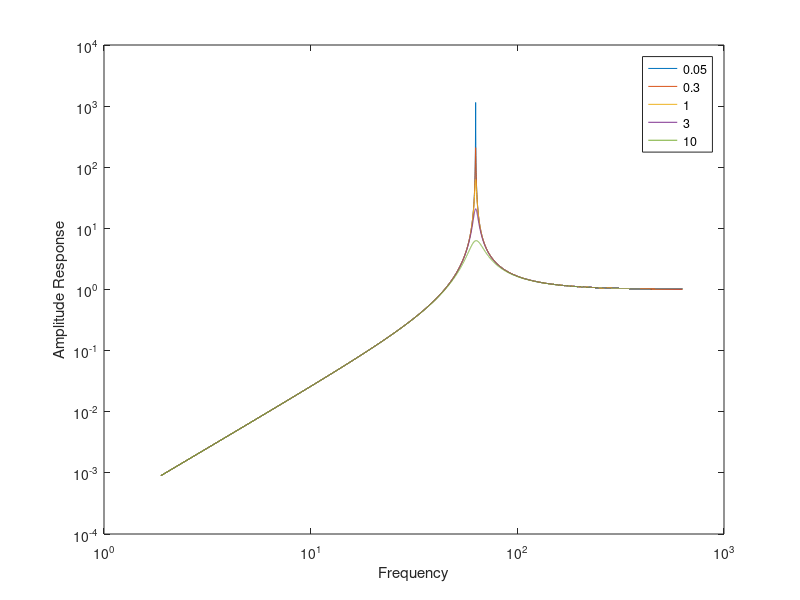
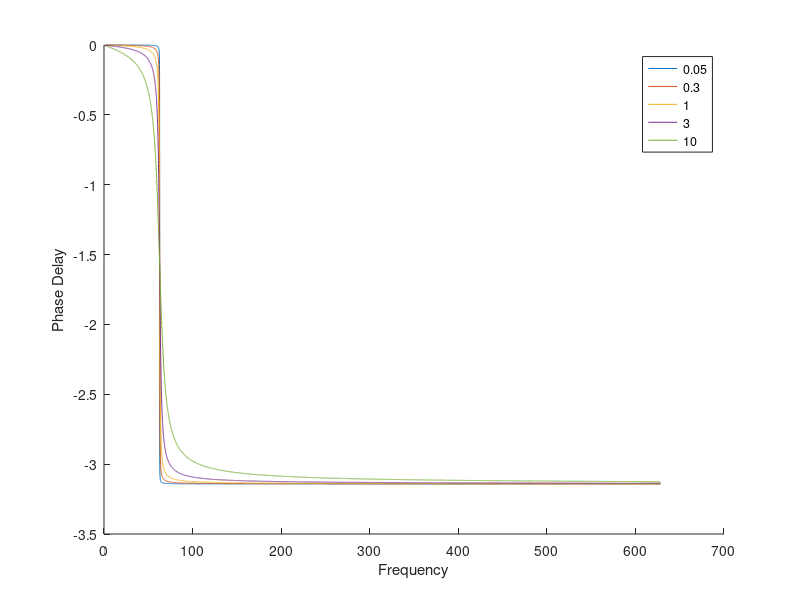
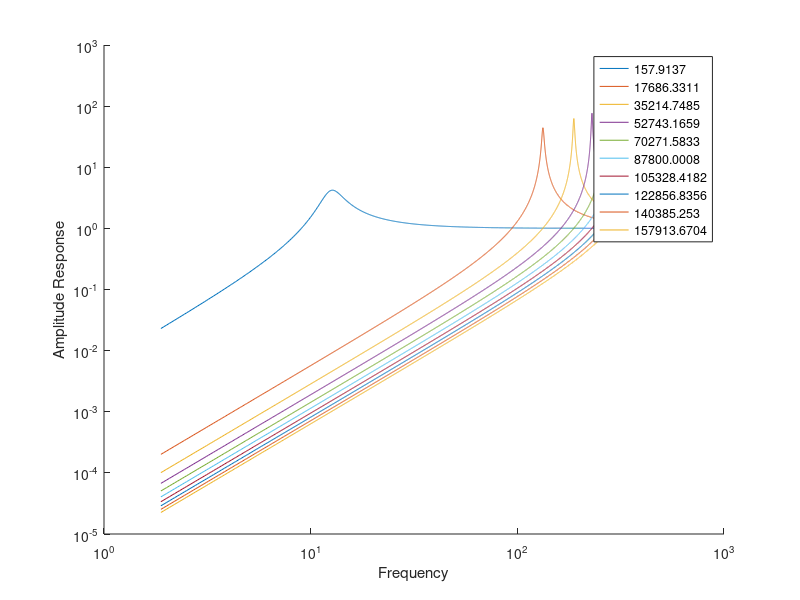
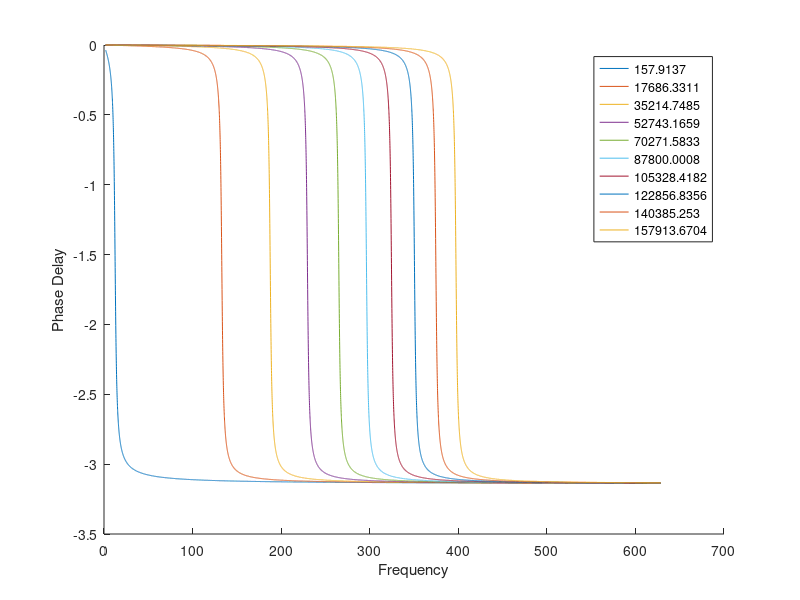

These figures' MATLAB source, in order:
%MP2 for GEOL647

clear;
clearvars;
%hello

%q1.4
freq = linspace(0.3,100,10000);
w = 2*pi*freq;


%q1.5
k_M = 400*pi^2;
D_M = 0.05;
ARF = w.^2 ./ (sqrt((k_M - w.^2) .^ 2 + (D_M .* w) .^ 2));
plot(w,ARF,'DisplayName',num2str(D_M))
xlabel('Frequency');ylabel('Amplitude Response')
%The seismometer is most sensitive at about 63 rad^-1, or 10 Hz

%q1.6
set(gca,'xscale','log','yscale','log')
%The sensitivity of the seismometer below the resonant is higher than the sensitivity above the resonant frequency.

%q1.7
hold on;
for i = [0.3,1,3,10]
    ARF = w.^2 ./ (sqrt((k_M - w.^2) .^ 2 + (i .* w) .^ 2));
    plot(w,ARF,'DisplayName',num2str(i))
end

legend

%As D/M increases, the overshoot in the ARF at the resonant frequency is decreased.

%q1.8
figure;
xlabel('Frequency');ylabel('Phase Delay')
hold on;
for i = [0.05,0.3,1,3,10]
    PD = atan2(-w .* i,k_M - w .^ 2);
    plot(w,PD,'DisplayName',num2str(i))
end

legend
%Damping causes a "smoothing out" effect in the phase delay around the resonant frequency. At low D/M, the phase delay occurs abruptly at the resonant frequency, but an increase in D/M causes this change to occur more gradually.

%q1.9
%Based on the results of 7 and 8, a value of D/m that is somehwere in the middle between 0.05 and 10, say, 3 would be the ideal balance between a signal that is the most even, but also the least distorted.

%q1.10

figure;
xlabel('Frequency');ylabel('Amplitude Response')
set(gca,'xscale','log','yscale','log')
hold on;
D_M = 3;
for i = linspace(16*pi^2,16000*pi^2,10)
    ARF = w.^2 ./ (sqrt((i - w.^2) .^ 2 + (D_M .* w) .^ 2));
    plot(w,ARF,'DisplayName',num2str(i))
end
legend

f = figure;
xlabel('Frequency');ylabel('Phase Delay')
hold on;
for i = linspace(16*pi^2,16000*pi^2,10)
    PD = atan2(-w .* D_M,i - w .^ 2);
    plot(w,PD,'DisplayName',num2str(i))
end
legend

%Changing k/M changes the resonant frequency of the seismometer, so it shifts the peak and the dropoff for the ARF and the PD, respectively.

%q.11

%To maximize sensitivity for long period motion (i.e. low frequency), I would reduce k and increase m. D does not changes the sensitivity, but rather the distortion of the signal.
